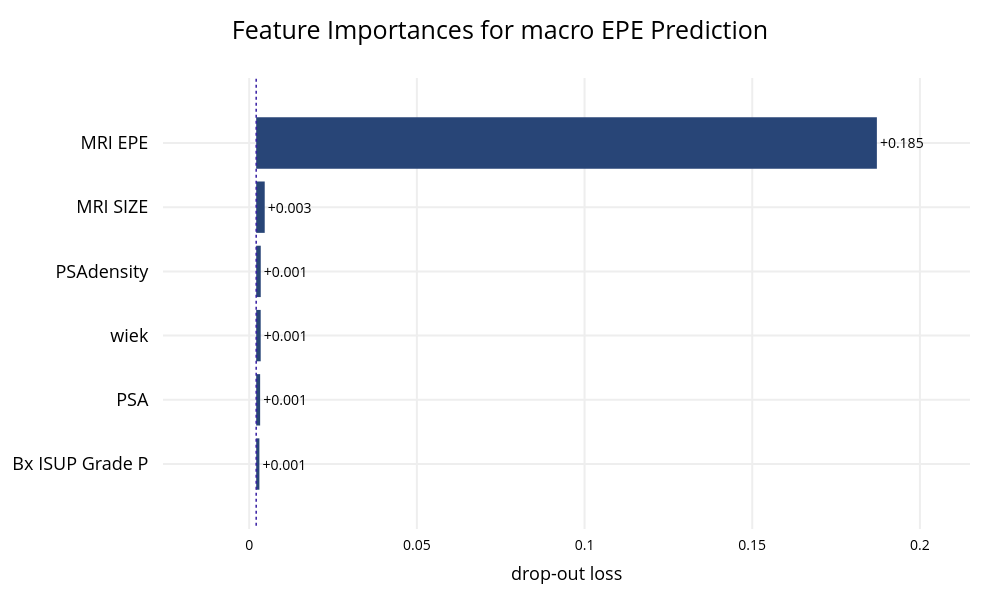

Notebook cell for this chart:
### Code cell
X = df[numerical_cols + categorical_cols]
y = df['EPE macro']

param_grid = {
    'classifier__learning_rate': [0.05, 0.1, 0.2],
    'classifier__n_estimators': [200, 400, 800],
    'classifier__max_depth': [3, 6, 9],
    'classifier__subsample': [0.8, 0.9, 1.0],
    'classifier__colsample_bytree': [0.8, 0.9, 1.0],
    'classifier__gamma': [0, 0.1, 0.2]
}

model = XGBClassifier(random_state=2)

#brier score and tuning test split = 0.2
y_true, y_pred, y_pred_probs, false_positive_rate, true_positive_rate, total_roc_auc, trained_model, best_params, data_splits = train_and_evaluate_model(model, X, y, numerical_cols, categorical_cols, n_folds=5, tune_params=True, param_grid=param_grid, tuning_scoring='neg_brier_score', tuning_test_size=0.2)
untrained_model = model.set_params(**best_params)

plot_roc(false_positive_rate, true_positive_rate, total_roc_auc, fig_width=800)
plot_confusion_matrix(y_true, y_pred)
plot_feature_importances(trained_model, X, y, title='Feature Importances for macro EPE Prediction')
plot_discrimination_threshold(untrained_model, X, y)

### Figure 1 — Plotly figure (JSON) as saved in the notebook; plotly's stock layout.template omitted (floating-point values rounded to 4 significant figures)
{"data": [{"base": 0.002085, "hoverinfo": "text", "hoverlabel": {"bgcolor": "rgba(0,0,0,0.8)"}, "hovertext": ["Model: XGBClassifier loss after<br>variable: MRI EPE is permuted: 0.187<br>Drop-out loss change: +0.185", "Model: XGBClassifier loss after<br>variable: MRI SIZE is permuted: 0.005<br>Drop-out loss change: +0.003", "Model: XGBClassifier loss after<br>variable: PSAdensity is permuted: 0.003<br>Drop-out loss change: +0.001", "Model: XGBClassifier loss after<br>variable: wiek is permuted: 0.003<br>Drop-out loss change: +0.001", "Model: XGBClassifier loss after<br>variable: PSA is permuted: 0.003<br>Drop-out loss change: +0.001", "Model: XGBClassifier loss after<br>variable: Bx ISUP Grade P is permuted: 0.003<br>Drop-out loss change: +0.001"], "marker": {"color": "#284577"}, "orientation": "h", "showlegend": false, "text": ["+0.185", "+0.003", "+0.001", "+0.001", "+0.001", "+0.001"], "textposition": "outside", "type": "bar", "x": [0.1851, 0.002545, 0.001359, 0.001345, 0.001179, 0.0009563], "xaxis": "x", "y": ["MRI EPE", "MRI SIZE", "PSAdensity", "wiek", "PSA", "Bx ISUP Grade P"], "yaxis": "y"}], "layout": {"annotations": [{"font": {"size": 18}, "showarrow": false, "text": "", "x": 0.5, "xanchor": "center", "xref": "paper", "y": 1, "yanchor": "bottom", "yref": "paper"}, {"font": {"size": 18}, "showarrow": false, "text": "drop-out loss", "x": 0.5, "xanchor": "center", "xref": "paper", "y": 0, "yanchor": "top", "yref": "paper", "yshift": -30}], "font": {"color": "black", "size": 14}, "height": 600, "margin": {"b": 71, "r": 30, "t": 78}, "shapes": [{"line": {"color": "#371ea3", "dash": "dot", "width": 1.5}, "type": "line", "x0": 0.002085, "x1": 0.002085, "xref": "x", "y0": -1, "y1": 6, "yref": "y"}], "title": {"font": {"color": "black", "size": 25}, "text": "Feature Importances for macro EPE Prediction", "x": 0.5}, "width": 1000, "xaxis": {"anchor": "y", "automargin": true, "domain": [0, 1], "fixedrange": true, "gridwidth": 2, "range": [-0.0257, 0.2149], "tickcolor": "white", "ticklen": 3, "ticks": "outside", "type": "linear", "zeroline": false}, "yaxis": {"anchor": "x", "automargin": true, "autorange": "reversed", "domain": [0, 1], "fixedrange": true, "gridwidth": 2, "tickcolor": "white", "tickfont": {"size": 18}, "ticklen": 10, "ticks": "outside", "type": "category"}}}
